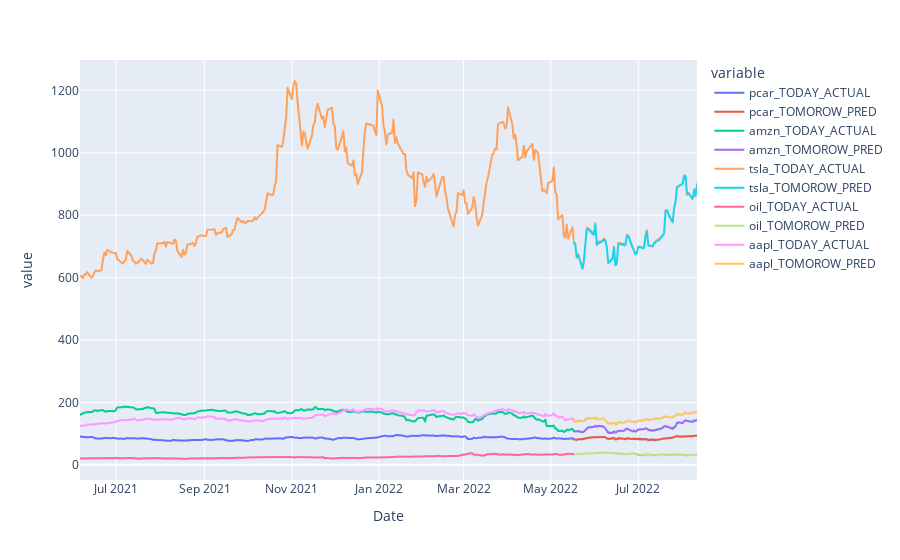

Notebook code for this chart:
### Code cell
out_plot

### Figure 1 — Plotly figure (JSON) as saved in the notebook; plotly's stock layout.template omitted (floating-point values rounded to 4 significant figures; data arrays with more than 128 entries replaced by an {"elided": "..."} marker saying what was removed)
{"data": [{"hovertemplate": "variable=pcar_TODAY_ACTUAL<br>Date=%{x}<br>value=%{y}<extra></extra>", "legendgroup": "pcar_TODAY_ACTUAL", "line": {"color": "#636efa", "dash": "solid"}, "marker": {"symbol": "circle"}, "mode": "lines", "name": "pcar_TODAY_ACTUAL", "showlegend": true, "type": "scattergl", "x": {"elided": "300 str values"}, "xaxis": "x", "y": {"elided": "300 float values"}, "yaxis": "y"}, {"hovertemplate": "variable=pcar_TOMOROW_PRED<br>Date=%{x}<br>value=%{y}<extra></extra>", "legendgroup": "pcar_TOMOROW_PRED", "line": {"color": "#EF553B", "dash": "solid"}, "marker": {"symbol": "circle"}, "mode": "lines", "name": "pcar_TOMOROW_PRED", "showlegend": true, "type": "scattergl", "x": {"elided": "300 str values"}, "xaxis": "x", "y": {"elided": "300 float values"}, "yaxis": "y"}, {"hovertemplate": "variable=amzn_TODAY_ACTUAL<br>Date=%{x}<br>value=%{y}<extra></extra>", "legendgroup": "amzn_TODAY_ACTUAL", "line": {"color": "#00cc96", "dash": "solid"}, "marker": {"symbol": "circle"}, "mode": "lines", "name": "amzn_TODAY_ACTUAL", "showlegend": true, "type": "scattergl", "x": {"elided": "300 str values"}, "xaxis": "x", "y": {"elided": "300 float values"}, "yaxis": "y"}, {"hovertemplate": "variable=amzn_TOMOROW_PRED<br>Date=%{x}<br>value=%{y}<extra></extra>", "legendgroup": "amzn_TOMOROW_PRED", "line": {"color": "#ab63fa", "dash": "solid"}, "marker": {"symbol": "circle"}, "mode": "lines", "name": "amzn_TOMOROW_PRED", "showlegend": true, "type": "scattergl", "x": {"elided": "300 str values"}, "xaxis": "x", "y": {"elided": "300 float values"}, "yaxis": "y"}, {"hovertemplate": "variable=tsla_TODAY_ACTUAL<br>Date=%{x}<br>value=%{y}<extra></extra>", "legendgroup": "tsla_TODAY_ACTUAL", "line": {"color": "#FFA15A", "dash": "solid"}, "marker": {"symbol": "circle"}, "mode": "lines", "name": "tsla_TODAY_ACTUAL", "showlegend": true, "type": "scattergl", "x": {"elided": "300 str values"}, "xaxis": "x", "y": {"elided": "300 float values"}, "yaxis": "y"}, {"hovertemplate": "variable=tsla_TOMOROW_PRED<br>Date=%{x}<br>value=%{y}<extra></extra>", "legendgroup": "tsla_TOMOROW_PRED", "line": {"color": "#19d3f3", "dash": "solid"}, "marker": {"symbol": "circle"}, "mode": "lines", "name": "tsla_TOMOROW_PRED", "showlegend": true, "type": "scattergl", "x": {"elided": "300 str values"}, "xaxis": "x", "y": {"elided": "300 float values"}, "yaxis": "y"}, {"hovertemplate": "variable=oil_TODAY_ACTUAL<br>Date=%{x}<br>value=%{y}<extra></extra>", "legendgroup": "oil_TODAY_ACTUAL", "line": {"color": "#FF6692", "dash": "solid"}, "marker": {"symbol": "circle"}, "mode": "lines", "name": "oil_TODAY_ACTUAL", "showlegend": true, "type": "scattergl", "x": {"elided": "300 str values"}, "xaxis": "x", "y": {"elided": "300 float values"}, "yaxis": "y"}, {"hovertemplate": "variable=oil_TOMOROW_PRED<br>Date=%{x}<br>value=%{y}<extra></extra>", "legendgroup": "oil_TOMOROW_PRED", "line": {"color": "#B6E880", "dash": "solid"}, "marker": {"symbol": "circle"}, "mode": "lines", "name": "oil_TOMOROW_PRED", "showlegend": true, "type": "scattergl", "x": {"elided": "300 str values"}, "xaxis": "x", "y": {"elided": "300 float values"}, "yaxis": "y"}, {"hovertemplate": "variable=aapl_TODAY_ACTUAL<br>Date=%{x}<br>value=%{y}<extra></extra>", "legendgroup": "aapl_TODAY_ACTUAL", "line": {"color": "#FF97FF", "dash": "solid"}, "marker": {"symbol": "circle"}, "mode": "lines", "name": "aapl_TODAY_ACTUAL", "showlegend": true, "type": "scattergl", "x": {"elided": "300 str values"}, "xaxis": "x", "y": {"elided": "300 float values"}, "yaxis": "y"}, {"hovertemplate": "variable=aapl_TOMOROW_PRED<br>Date=%{x}<br>value=%{y}<extra></extra>", "legendgroup": "aapl_TOMOROW_PRED", "line": {"color": "#FECB52", "dash": "solid"}, "marker": {"symbol": "circle"}, "mode": "lines", "name": "aapl_TOMOROW_PRED", "showlegend": true, "type": "scattergl", "x": {"elided": "300 str values"}, "xaxis": "x", "y": {"elided": "300 float values"}, "yaxis": "y"}], "layout": {"legend": {"title": {"text": "variable"}, "tracegroupgap": 0}, "margin": {"t": 60}, "xaxis": {"anchor": "y", "domain": [0, 1], "title": {"text": "Date"}}, "yaxis": {"anchor": "x", "domain": [0, 1], "title": {"text": "value"}}}}
